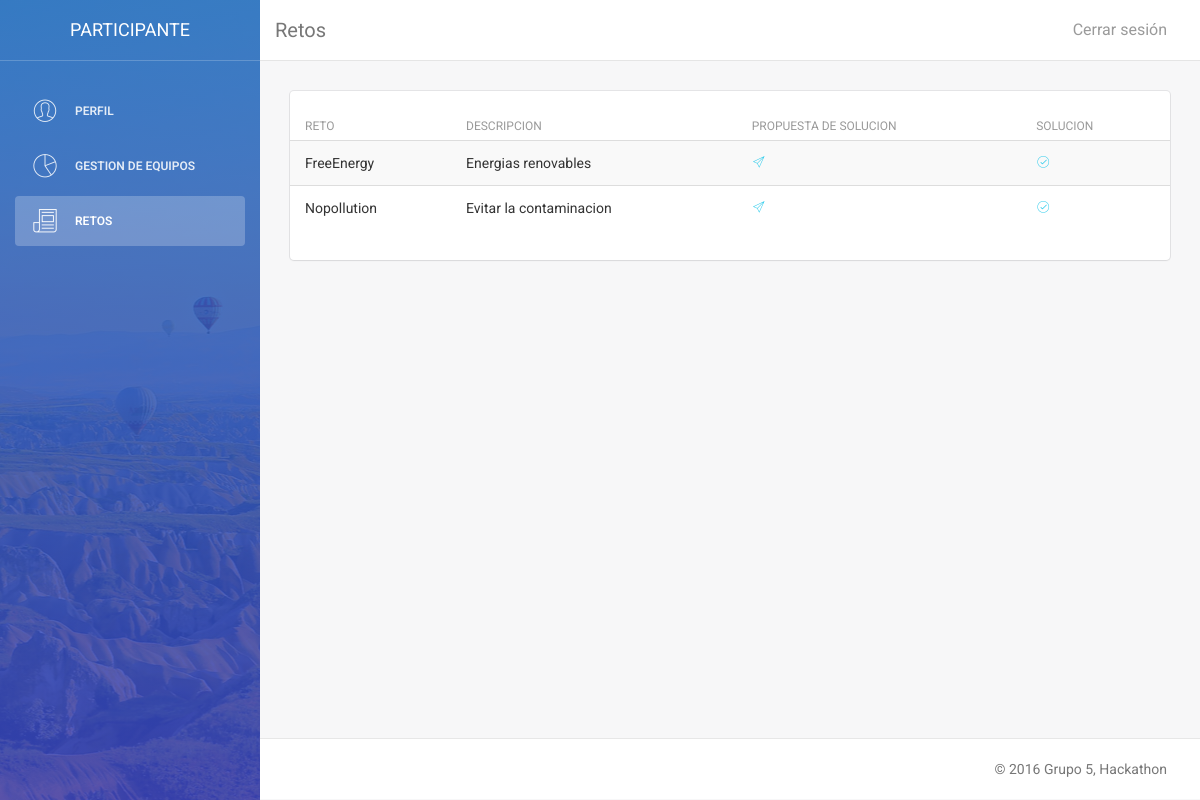
Page /vistas/participante/p_menu.php (signed in) on the committed database.
### tables this page shows
CREATE TABLE IF NOT EXISTS Reto (
  `idReto` VARCHAR(50) NOT NULL,
	`DescReto` VARCHAR(500),
  `Aceptado` TINYINT(1) NOT NULL DEFAULT 0,
  PRIMARY KEY (`idReto`));

### modelo/model_usuario.php (called while the page is built, shortened)
<?php
include_once 'connect_DB.php';
class Usuario {
    private function getSede ($pk){
        $db = new Database();
        $query = 'SELECT Sede_idSede FROM Usuario WHERE idUsuario = \'' . $pk .  '\'';
        $result = $db->consulta($query);
        $row = $result->fetch_array(MYSQLI_NUM);
        $sede = $row[0];
        return $sede;
    }
    private function getNombre ($pk){
        $db = new Database();
        $query = 'SELECT Nombre FROM Usuario WHERE idUsuario = \'' . $pk .  '\'';
        $result = $db->consulta($query);
        $row = $result->fetch_array(MYSQLI_NUM);
        $nombre = $row[0];
        return $nombre;
    }
    private function getEmail ($pk){
        $db = new Database();
        $query = 'SELECT Email FROM Usuario WHERE idUsuario = \'' . $pk .  '\'';
        $result = $db->consulta($query);
        $row = $result->fetch_array(MYSQLI_NUM);
        $email = $row[0];
        return $email;
    }
    private function getIdioma ($pk){
        $db = new Database();
        $query = 'SELECT Idioma FROM Usuario WHERE idUsuario = \'' . $pk .  '\'';
        $result = $db->consulta($query);
        $row = $result->fetch_array(MYSQLI_NUM);
        $idioma = $row[0];
        return $idioma;
    }
    private function getRol ($pk){
        $db = new Database();
        $query = 'SELECT Rol FROM Usuario WHERE idUsuario = \'' . $pk .  '\'';
        $result = $db->consulta($query);
        $row = $result->fetch_array(MYSQLI_NUM);
        $rol = $row[0];
        return $rol;
    }
    private function getEquipo ($pk){
        $db = new Database();
        $query = 'SELECT Equipo_idEquipo FROM Usuario WHERE idUsuario = \'' . $pk .  '\'';
        $result = $db->consulta($query);
        $row = $result->fetch_array(MYSQLI_NUM);
        $equipo = $row[0];
        return $equipo;
    }
    public function getPassword ($pk){
        $db = new Database();
        $query = 'SELECT Password FROM Usuario WHERE idUsuario = \'' . $pk .  '\'';
        $result = $db->consulta($query);
        $row = $result->fetch_array(MYSQLI_NUM);
        $pass = $row[0];
        return $pass;
    }
    public function consultar ($pk){
        $sede = $this->getSede($pk);
        $usuNombre = $this->getNombre($pk);
        $usuEmail = $this->getEmail($pk);
        $usuPass = $this->getPassword($pk);
        $idioma = $this->getIdioma($pk);
        $equipo = $this->getEquipo($pk);
        $rol = $this->getRol($pk);
        $usuario = array("idUsuario"=>$pk, "sede"=>$sede, "nombre"=>$usuNombre, "email"=>$usuEmail, "password"=>$usuPass, "idioma"=>$idioma, "equipo"=>$equipo, "rol" => $rol);
        return $usuario;
    }
}
?>

### modelo/connect_DB.php (called while the page is built, shortened)
<?php
class Database {
    var $conexion;
    public function __construct($host="localhost",$user="admin_hackaton",
                                $pass="iu", $db="et1_hackaton"){
        $this->conexion = mysqli_connect($host, $user, $pass, $db);
    }
    public function consulta($sentencia){
        return mysqli_query($this->conexion,$sentencia);
    }
}
?>

### modelo/esp.php (called while the page is built, shortened)
<?php
$idioma["aceptar"] = "Aceptar";
$idioma["cancelar"] = "Cancelar";
$idioma["editar"] = "Editar";
$idioma["eliminar"] = "Eliminar";
$idioma["volver"] = "Volver";
$idioma["crear"] = "Crear";
$idioma["modificar"] = "Modificar";
$idioma["cerrar"] = "Cerrar sesión";
$idioma["si"] = "SI";
$idioma["no"] = "NO";
$idioma["ver"] = "Ver";
$idioma["add"] = "Añadir";
$idioma['perfil'] = "Perfil";
$idioma['editar_perfil'] = "Editar perfil";
$idioma['eliminar_perfil'] = "Eliminar mi cuenta";
$idioma['rol'] = "Rol";
$idioma['idioma'] = "Idioma";
$idioma['nueva_pass'] = "Nueva contraseña";
$idioma["login_introduccion"] = "Bienvenido a la pagina del Hackaton.";
$idioma["login_introduccion2"] = "El mayor evento de retos del mundo";
$idioma["login_logueate"] = "Logueate en nuestro sitio";
$idioma["login_introduzca"] = "Introduzca su usario y contraseña para entrar:";
$idioma["login_usuario"] = "Usuario";
$idioma["login_pass"] = "Contraseña";
$idioma["login_aceptar"] = "Entra!";
$idioma["login_registrar"] = "Regístrate";
$idioma["login_or"] = "o si no...";
$idioma["login_visita"] = "Mira los retos";
$idioma["login_retos"] = "Retos";
$idioma['login_frase_retos'] = "Haz click en los retos para ver su descripcion";
$idioma['volver_login'] = "Volver al login";
$idioma['crear_reto'] = "¡Crea un reto!";
$idioma["registro_introduccion"] = "Bienvenido a la pagina del Hackaton.";
$idioma["registro_introduccion2"] = "El mayor evento de retos del mundo";
$idioma["registro_registrate"] = "Regístrate en nuestro sitio";
$idioma["registro_introduzca"] = "Rellena los campos para regístrarte:";
$idioma["registro_usuario"] = "Usuario";
$idioma["registro_sede"] = "Sede";
$idioma["registro_nombre"] = "Nombre";
$idioma["registro_pass"] = "Contraseña";
$idioma["registro_email"] = "Correo";
$idioma["registro_equipo"] = "Equipo";
$idioma["registro_aceptar"] = "Regístrate";
$idioma["registro_volver"] = "Volver";
$idioma["reto_introduce"] = "Completa los siguientes campos";
$idioma["gestion_retos"] = "Gestión de retos";
$idioma["retoSi"] = "Retos aceptados";
?>

### modelo/model_reto.php (called while the page is built, shortened)
<?php
include_once 'connect_DB.php';
class Reto {
    public function listar(){
        $db = new Database();
        $sqlRetos = $db->consulta("SELECT * FROM Reto");
        $arrayRetos = array();
        while ($row = mysqli_fetch_assoc($sqlRetos)) {
            $arrayRetos[] = $row;
        }
        return $arrayRetos;
    }
}
?>

### vistas/participante/p_menu.php (the view, shortened to what this page needs)
<!doctype html>
<html lang="en">
    <?php
    include_once "../../modelo/model_usuario.php";
    $usu = new Usuario();
    $datos = $usu->consultar($_SESSION['login_usuario']);
    include_once "../../modelo/model_reto.php";
    $reto = new Reto();
    $retos = $reto->listar();
    ?>
    <body>
        <div class="wrapper">
            <?php include_once '../Sidebars/p_sidebar.php'; p_sidebar('', '', 'class="active"');?>
            <div class="main-panel">
                <nav class="navbar navbar-default navbar-fixed">
                    <div class="container-fluid">
                        <div class="navbar-header">
                            <a class="navbar-brand" href="#">Retos</a>
                        </div>
                        <div class="collapse navbar-collapse">
                            <ul class="nav navbar-nav navbar-right">
                                <li>
                                    <a href="../../controladores/ctrl_log_out.php">
                                        <?php echo $idioma["cerrar"]; ?>
                                    </a>
                                </li>
                            </ul>
                        </div>
                    </div>
                </nav>
                <div class="content">
                    <div class="container-fluid">
                        <div class="row">
                            <div class="col-md-12">
                                <div class="card">
                                    <div class="content table-responsive table-full-width">
                                        <table class="table table-hover table-striped">
                                            <thead>
                                                <th>Reto</th>
                                                <th>Descripcion</th>
                                                <?php if($datos['equipo'] != null){ ?>
                                                <th>Propuesta de solucion</th>
                                                <th>Solucion</th>
                                                <?php } ?>
                                            </thead>
                                            <tbody>
                                                <?php foreach ($retos as $r){
                                                if($r['Aceptado'] == true){?>
                                                <tr>
                                                    <td><?php echo $r['idReto'];?></td>
                                                    <td><?php echo $r['DescReto'];?></td>
                                                    <?php if($datos['equipo'] != null){ ?>
                                                    <td><a href="p_prop_sol.php?reto=<?php echo $r['idReto']; ?>"><i class="pe-7s-paper-plane"></i></a></td>
                                                    <td><a href="p_sol.php?reto=<?php echo $r['idReto']; ?>"><i class="pe-7s-check"></i></a></td>
                                                    <?php } ?>
                                                </tr>
                                                <?php }
                                                }?>
                                            </tbody>
                                        </table>
                                    </div>
                                </div>
                            </div>
                        </div>
                    </div>
                </div>
                <footer class="footer">
                    <div class="container-fluid">
                        <p class="copyright pull-right"> &copy; 2016 Grupo 5, Hackathon</p>
                    </div>
                </footer>
            </div>
        </div>
    </body>
</html>

### rows in the picture
reto: idReto "FreeEnergy", DescReto "Energias renovables"
reto: idReto "Nopollution", DescReto "Evitar la contaminacion"

### other values in the picture
$idioma['participante'] "PARTICIPANTE"
$idioma['perfil'] "PERFIL"
$idioma['gestion_equipos'] "GESTION DE EQUIPOS"
$idioma['retos'] "RETOS"
$idioma["cerrar"] "Cerrar sesión"
